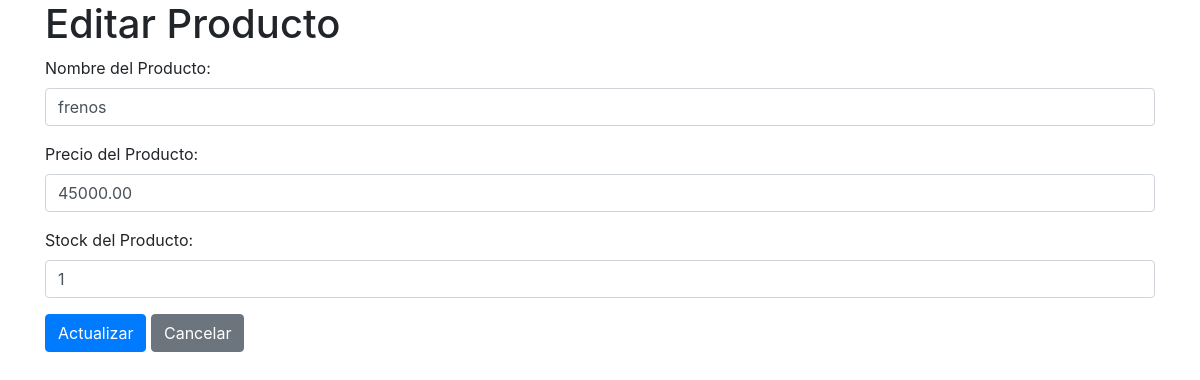
The page /php/pro/editar_producto.php?id=2 on the database its author committed.
### tables this page shows
CREATE TABLE `repuestos` (
  `RepuestoID` int(11) NOT NULL,
  `NombreRepuesto` varchar(100) DEFAULT NULL,
  `CantidadStock` int(11) DEFAULT NULL,
  `PrecioUnitario` decimal(10,2) DEFAULT NULL,
  `Proveedor` varchar(100) DEFAULT NULL
);

### php/pro/editar_producto.php (the view, shortened to what this page needs)
<?php
include '../../php/conexion.php';
$id = $_GET['id'];
$sql = "SELECT * FROM repuestos WHERE RepuestoID=$id";
$resultado = $conexion->query($sql);
$producto = $resultado->fetch_assoc();
?>
<!DOCTYPE html>
<html lang="en">
<head>
    <link rel="stylesheet" href="https://cdnjs.cloudflare.com/ajax/libs/twitter-bootstrap/4.6.0/css/bootstrap.min.css">
</head>
<body>
    <div class="container">
        <h1>Editar Producto</h1>
        <form method="post" action="">
            <div class="form-group">
                <label for="nombre">Nombre del Producto:</label>
                <input type="text" class="form-control" id="nombre" name="nombre" value="<?php echo $producto['NombreRepuesto']; ?>" required>
            </div>
            <div class="form-group">
                <label for="precio">Precio del Producto:</label>
                <input type="number" class="form-control" id="precio" name="precio" value="<?php echo $producto['PrecioUnitario']; ?>" required>
            </div>
            <div class="form-group">
                <label for="stock">Stock del Producto:</label>
                <input type="number" class="form-control" id="stock" name="stock" value="<?php echo $producto['CantidadStock']; ?>" required>
            </div>
            <button type="submit" class="btn btn-primary">Actualizar</button>
            <a href="../../paginas/mantenedores/repuestos.php" class="btn btn-secondary">Cancelar</a>
        </form>
    </div>
</body>
</html>

### rows shown on the page
repuestos: nombre "frenos", precio "45000.00", stock "1"
